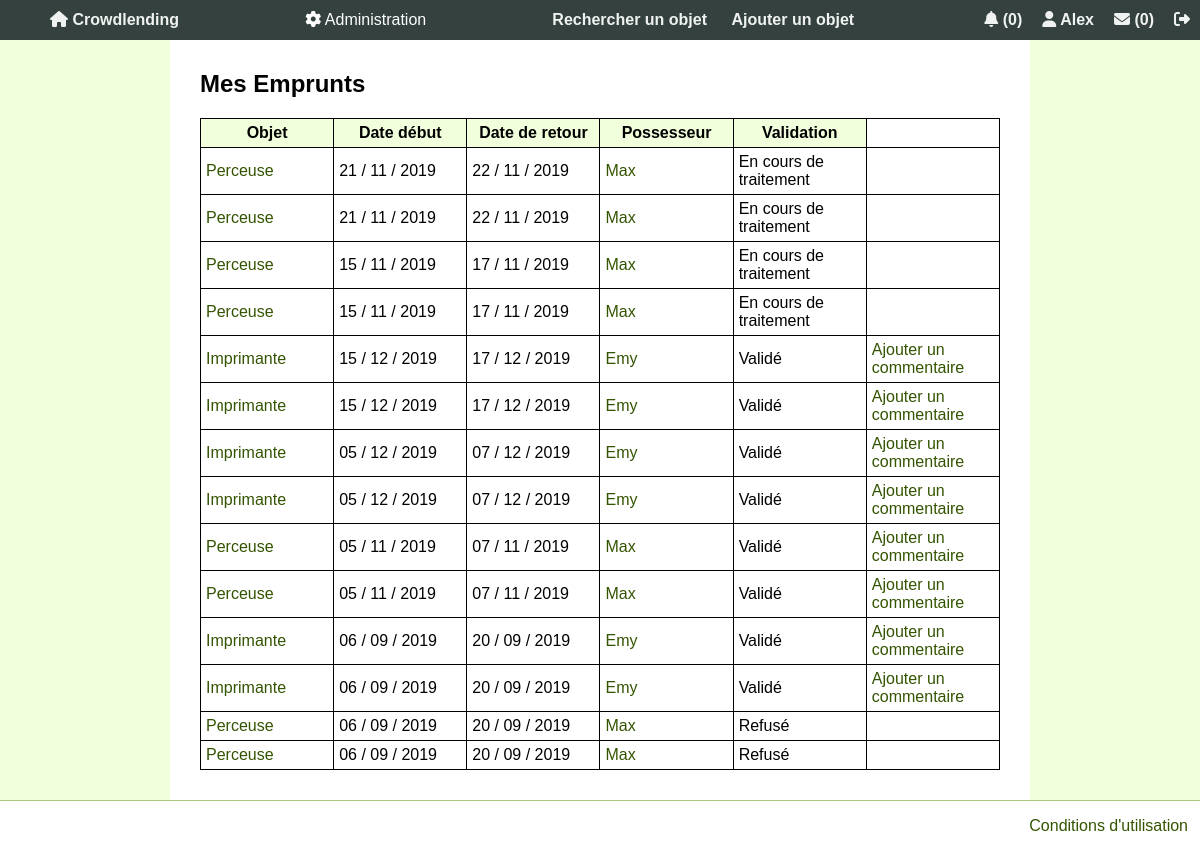
/mesEmprunts.php (signed in), run on the app's committed database.
### tables this page shows
CREATE TABLE Membre
(
    idMembre INT PRIMARY KEY NOT NULL AUTO_INCREMENT,
    pseudo VARCHAR(16) NOT NULL UNIQUE,
    email VARCHAR(100) NOT NULL UNIQUE,
    mdp VARCHAR(200) NOT NULL,
    nom VARCHAR(50) NOT NULL,
    prenom VARCHAR(50) NOT NULL,
    adresse VARCHAR(200) NOT NULL,
    telephone VARCHAR(15) NOT NULL,
    idRole INT NOT NULL,
    note int,
    image varchar(255) DEFAULT 'profil.png',
    banni BOOLEAN NOT NULL DEFAULT FALSE,
    cle varchar(32) NOT NULL,
    actif int(11) DEFAULT NULL,
    CONSTRAINT UC_Membre UNIQUE (pseudo,email),
    FOREIGN KEY (idRole) REFERENCES Role(idRole)
);

CREATE TABLE Emprunt
(
    idEmprunt INT PRIMARY KEY NOT NULL AUTO_INCREMENT,
    idObjet INT NOT NULL,
    dateDebut DATE NOT NULL,
    dateFin DATE NOT NULL,
    idEmprunteur INT NOT NULL,
    validation TINYINT(1) NOT NULL DEFAULT 0,
    commentaire VARCHAR(2000),
    date_commentaire VARCHAR(2000),
    noteEmprunteur INT DEFAULT 0,
    FOREIGN KEY (idObjet)  REFERENCES Objet(idObjet) ON DELETE CASCADE,
    FOREIGN KEY (idEmprunteur)  REFERENCES Membre(idMembre)
);

CREATE TABLE Objet
(
  idObjet INT PRIMARY KEY NOT NULL AUTO_INCREMENT,
  nom VARCHAR(200) NOT NULL,
  idCategorie INT NOT NULL,
    idEtat INT NOT NULL,
  idPossesseur INT NOT NULL,
    signale INT NOT NULL DEFAULT 0,
	image varchar(255) DEFAULT 'default.jpg',
  FOREIGN KEY (idCategorie) REFERENCES Categorie(idCategorie),
    FOREIGN KEY (idEtat) REFERENCES Etat(idEtat),
  FOREIGN KEY (idPossesseur) REFERENCES Membre(idMembre)
);

### mesEmprunts.php (the view, shortened to what this page needs)
<?php require "header.php"?>
<section>
	<h1> Mes Emprunts </h1>
	<table>
		<tr>
			<th>Objet</th>
			<th>Date début</th>
			<th>Date de retour</th>
			<th>Possesseur</th>
			<th>Validation</th>
		</tr>
	<?php
	$emprunts = $bdd->prepare('SELECT Objet.nom AS nomObjet, Objet.idObjet,Emprunt.idEmprunt, Objet.idPossesseur, Membre.pseudo, Emprunt.validation,
									DATE_FORMAT(Emprunt.dateDebut, \'%d / %m / %Y\') AS dateDebut,
									DATE_FORMAT(Emprunt.dateFin, \'%d / %m / %Y\') AS dateFin
								FROM Emprunt
								INNER JOIN Objet ON Objet.idObjet=Emprunt.idObjet
								INNER JOIN Membre ON Objet.idPossesseur=Membre.idMembre
								WHERE idEmprunteur=:idEmprunteur
								ORDER BY Emprunt.validation, Emprunt.dateDebut DESC');
	$emprunts->execute(array('idEmprunteur'=>$_SESSION['id']));
	$todayy = new DateTime();
	$today = $todayy->format('d / m / Y');
	while ($mesEmprunts=$emprunts->fetch()) {
		echo"<tr><td><a href='voirObjet.php?id=". $mesEmprunts['idObjet'] . "'>". $mesEmprunts['nomObjet']."</a></td>";
		echo"<td>".$mesEmprunts['dateDebut']."</td>";
		echo"<td>".$mesEmprunts['dateFin']."</td>";
		echo"<td><a href='voirMembre.php?id=" . $mesEmprunts['idPossesseur'] . "'>".$mesEmprunts['pseudo']."</a></td>";
		if ($mesEmprunts['validation']==0) {echo"<td>En cours de traitement</td>";}
		elseif ($mesEmprunts['validation']==1) {echo"<td>Validé</td>";}
		elseif ($mesEmprunts['validation']==2) {echo"<td>Refusé</td>";}
		if ( $today >= $mesEmprunts['dateDebut'] AND $mesEmprunts['validation'] == 1){
			echo"<td><a href='commenter.php?id=" .$mesEmprunts['idEmprunt'] . "'> Ajouter un commentaire</td>";
		}else{
			echo"<td></td>";
		}
	}
	?>
	</table>
</section>
<?php require "footer.php" ?>

### header.php (shortened to what this page needs)
<!DOCTYPE HTML>
<html lang="fr">
<head>
	<link rel="stylesheet" media="screen" type="text/css" href="style/style.css"/>
</head>
<body>
	<?php
	require_once("connexionBD.php");
	if(isset($_SESSION['id'])){
		$query = $bdd->prepare("SELECT pseudo, idRole, banni FROM Membre WHERE idMembre = ?");
		$query->execute(array($_SESSION['id']));
		$row = $query->fetch();
	}
	?>
	<header>
		<nav>
			<ul>
				<div>
					<li><a href="index.php"> <i class="fas fa-home"></i> Crowdlending</a></li>
				</div>
				<div>
				<?php
					if(isset($_SESSION['id'])){
						if($row['idRole'] == 1) {
							$nbsign = $bdd->query('SELECT COUNT(*) AS nbSign FROM Objet WHERE signale = 1');
							$rowsign = $nbsign->fetch();
							$nbrec = $bdd->query('SELECT COUNT(*) AS nbRec FROM Reclamation');
							$rowrec = $nbrec->fetch();
							echo ' <div class="dropdown">
									<button class="dropbtn"><i class="fas fa-cog"></i> Administration</button>
									<div class="dropdown-content">
										<a href="Charte.php"> Charte de l\'utilisation </a>
										<a href="gestionCategories.php"> Gestion catégories </a>
										<a href="ListObjSignale.php"> Objets signalés(' . $rowsign['nbSign'] . ')  </a>
										<a href="ListeReclamations.php"> Reclamations(' . $rowrec['nbRec'] . ')  </a>
									  </div>
									</div> ';
						}
					}
					?>
				</div>
				<div>
					<li><a href="recherche.php"> Rechercher un objet </a></li>
					<li><a href="formAddObjet.php"> Ajouter un objet </a></li>
				</div>
				<div>
					<?php
					if(isset($_SESSION['id'])){
						$nbNotif = $bdd->prepare('SELECT COUNT(*) AS nbNotif FROM Notification WHERE idMembreNotif = :idMembre AND lu = FALSE');
						$nbNotif->execute(array('idMembre'=>$_SESSION['id']));
						$rowNotif = $nbNotif->fetch();
						echo '<li><a href="notifications.php"> <i class="fas fa-bell"></i> (' . $rowNotif['nbNotif'] . ')</a></li>';
						echo '<li><a href="espacePerso.php"> <i class="fas fa-user"></i> ' . $row['pseudo'] . '</a></li>';
						$nbNotifMes = $bdd->prepare('SELECT COUNT(*) AS nbNotifMes FROM NotificationMessage WHERE idRecepteur = :idMembre AND lu = FALSE');
						$nbNotifMes->execute(array('idMembre'=>$_SESSION['id']));
						$rowNotifMes = $nbNotifMes->fetch();
						echo "<li><a title = 'Messagerie' href='messages.php'><i class='fas fa-envelope'></i></i> (" . $rowNotifMes['nbNotifMes'] . ")</a></li>";
						echo "<li><a title = 'Déconnexion' href='deconnexion.php'><i class='fas fa-sign-out-alt'></i></a></li>";
					}
					else{
						echo '<li><a href="login.php"> Se connecter </a></li>';
					}
					?>
				</div>
			</ul>
		</nav>
	</header>

### style/style.css (style rules this page uses)
html { height: 100%; width: 100%; margin:0px; padding: 0px; }
body { margin:0px; padding: 0px; width: 100%; font-family: Arial, Verdana, Geneva, sans-serif; background-color: #f2ffdd; min-height:100vh; display:flex; flex-direction:column; }
section { flex-grow: 1; padding: 30px; margin: auto; width: 800px; background-color: white; padding-top: 50px; }
header { position: fixed; top: 0; width: 100%; height:40px; background-color:#34413F; display: flex; justify-content: center; }
a, a:visited { color:#335400; text-decoration: none; }
nav { flex: 1 1 auto; display: flex; justify-content: center; }
nav ul { list-style-type:none; flex: 1 1 auto; display:flex; justify-content: space-between; align-items: center; }
nav ul li { display:inline-flex; }
nav ul li a { text-align: center; padding: 10px 10px; text-decoration: none; font-weight: bold; color: black; }
header nav ul li a, header nav ul li a:visited { text-align: center; padding: 10px 10px; text-decoration: none; font-weight: bold; color:#EFF2F1; }
table { table-layout: fixed; width:100%; border-collapse: collapse; }
table, th, td { border: 1px solid black; }
th { background-color:#f2ffdd; }
th, td { padding: 5px; }
h1 { font-size: 1.5em }
.dropbtn { background-color: #34413F; color: white; height: 40px; font-size: 16px; border: none; }
.dropdown { position: relative; display: inline-block; }

### data on the page
membre: pseudo "Alex"
emprunt: idObjet.nom "Perceuse", dateDebut "21 / 11 / 2019", dateFin "22 / 11 / 2019", membre.pseudo "Max", validation "En cours de traitement"
emprunt: idObjet.nom "Perceuse", dateDebut "21 / 11 / 2019", dateFin "22 / 11 / 2019", membre.pseudo "Max", validation "En cours de traitement"
emprunt: idObjet.nom "Perceuse", dateDebut "15 / 11 / 2019", dateFin "17 / 11 / 2019", membre.pseudo "Max", validation "En cours de traitement"
emprunt: idObjet.nom "Perceuse", dateDebut "15 / 11 / 2019", dateFin "17 / 11 / 2019", membre.pseudo "Max", validation "En cours de traitement"
emprunt: idObjet.nom "Imprimante", dateDebut "15 / 12 / 2019", dateFin "17 / 12 / 2019", membre.pseudo "Emy", validation "Validé"
emprunt: idObjet.nom "Imprimante", dateDebut "15 / 12 / 2019", dateFin "17 / 12 / 2019", membre.pseudo "Emy", validation "Validé"
emprunt: idObjet.nom "Imprimante", dateDebut "05 / 12 / 2019", dateFin "07 / 12 / 2019", membre.pseudo "Emy", validation "Validé"
emprunt: idObjet.nom "Imprimante", dateDebut "05 / 12 / 2019", dateFin "07 / 12 / 2019", membre.pseudo "Emy", validation "Validé"
emprunt: idObjet.nom "Perceuse", dateDebut "05 / 11 / 2019", dateFin "07 / 11 / 2019", membre.pseudo "Max", validation "Validé"
emprunt: idObjet.nom "Perceuse", dateDebut "05 / 11 / 2019", dateFin "07 / 11 / 2019", membre.pseudo "Max", validation "Validé"
emprunt: idObjet.nom "Imprimante", dateDebut "06 / 09 / 2019", dateFin "20 / 09 / 2019", membre.pseudo "Emy", validation "Validé"
emprunt: idObjet.nom "Imprimante", dateDebut "06 / 09 / 2019", dateFin "20 / 09 / 2019", membre.pseudo "Emy", validation "Validé"
emprunt: idObjet.nom "Perceuse", dateDebut "06 / 09 / 2019", dateFin "20 / 09 / 2019", membre.pseudo "Max", validation "Refusé"
emprunt: idObjet.nom "Perceuse", dateDebut "06 / 09 / 2019", dateFin "20 / 09 / 2019", membre.pseudo "Max", validation "Refusé"

### other printed values
$rowNotif['nbNotif'] "0"
$rowNotifMes['nbNotifMes'] "0"
